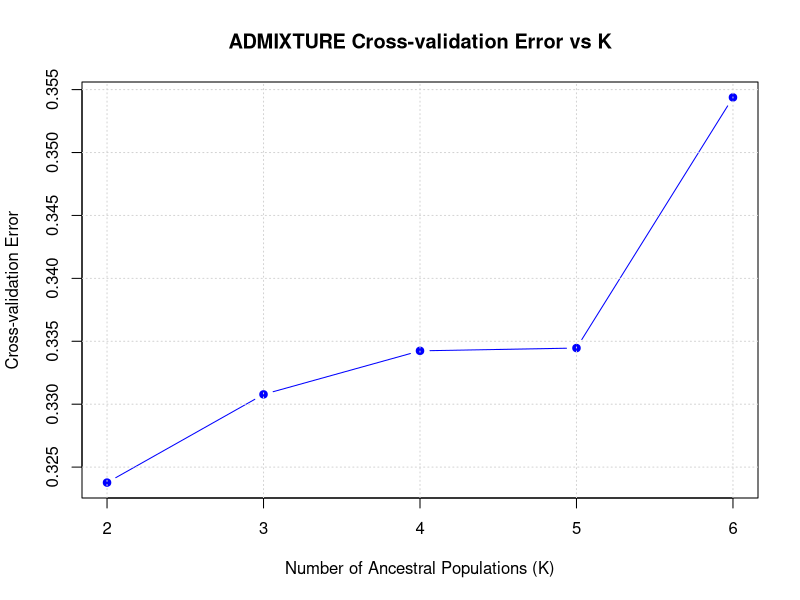

R code for this plot:
#Use cairo-based PNG output
png("cv_error_plot.png", width = 800, height = 600, type = "cairo")

#Data
k_values <- c(2, 3, 4, 5, 6)
cv_errors <- c(0.32377, 0.33078, 0.33424, 0.334462, 0.35438)

#Plot
plot(k_values, cv_errors, type = "b", pch = 19, col = "blue",
     xlab = "Number of Ancestral Populations (K)",
     ylab = "Cross-validation Error",
     main = "ADMIXTURE Cross-validation Error vs K")
grid()

#Close the graphics device
dev.off()
